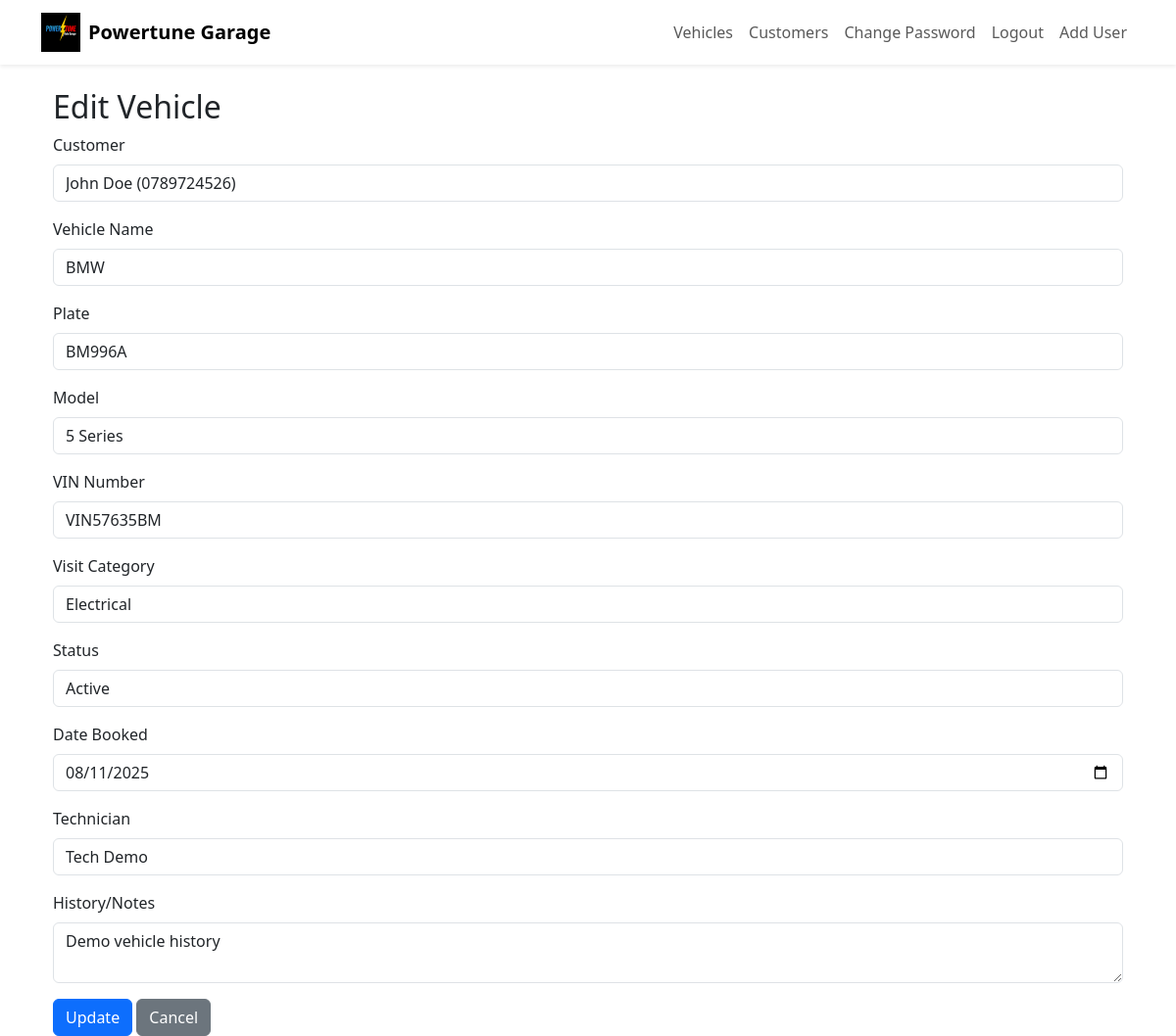
Screenshot of /vehicles/edit/1 (signed in) with the database file from the repository.
### app.py (models this page shows)
class Vehicle(db.Model):
    id = db.Column(db.Integer, primary_key=True)
    name = db.Column(db.String(100), nullable=False)  # Vehicle name
    model = db.Column(db.String(100), nullable=False)
    plate = db.Column(db.String(20), unique=True, nullable=False)
    vin_number = db.Column(db.String(100), nullable=True)
    type = db.Column(db.String(50), nullable=True)  # electrical, mechanical, or service
    status = db.Column(db.String(50), nullable=False)
    date_booked = db.Column(db.String(20), nullable=True)
    technician = db.Column(db.String(100), nullable=True)  # Technician working on vehicle
    history = db.Column(db.Text, nullable=True)  # Track work done
    customer_id = db.Column(db.Integer, db.ForeignKey('customer.id'), nullable=True)
    customer = db.relationship('Customer', backref='vehicles')

class Customer(db.Model):
    id = db.Column(db.Integer, primary_key=True)
    name = db.Column(db.String(100), nullable=False)
    phone = db.Column(db.String(20), nullable=False)
    email = db.Column(db.String(100), nullable=False)

### app.py (the view, shortened to what this page needs)
@app.route('/vehicles/edit/<int:vehicle_id>', methods=['GET', 'POST'])
@login_required
def edit_vehicle(vehicle_id):
    user = User.query.get(session['user_id'])
    if user.role != 'admin':
        flash('Only admin can edit vehicles.', 'danger')
        return redirect(url_for('vehicles'))
    v = Vehicle.query.get_or_404(vehicle_id)
    customers = Customer.query.all()
    if not customers:
        flash('Please add a customer first before editing a vehicle.', 'warning')
        return redirect(url_for('add_customer'))
    return render_template('edit_vehicle.html', vehicle=v, customers=customers)

### app.py (called while the page is built)
def login_required(f):
    from functools import wraps
    @wraps(f)
    def decorated_function(*args, **kwargs):
        if 'user_id' not in session:
            flash('Please log in to access this page.', 'warning')
            return redirect(url_for('login'))
        return f(*args, **kwargs)
    return decorated_function

### templates/edit_vehicle.html (shortened to what this page needs)
{% extends 'dashboard.html' %}
{% block content %}
<div class="container mt-4">
    <h2>Edit Vehicle</h2>
    <form method="post">
        <div class="mb-3">
            <label class="form-label">Customer</label>
            <select name="customer_id" class="form-control" required>
                {% for c in customers %}
                <option value="{{ c.id }}" {% if vehicle.customer_id == c.id %}selected{% endif %}>{{ c.name }} ({{ c.phone }})</option>
                {% endfor %}
            </select>
        </div>
        <div class="mb-3">
            <label class="form-label">Vehicle Name</label>
            <input type="text" name="name" class="form-control" value="{{ vehicle.name }}" required>
        </div>
        <div class="mb-3">
            <label class="form-label">Plate</label>
            <input type="text" name="plate" class="form-control" value="{{ vehicle.plate }}" required>
        </div>
        <div class="mb-3">
            <label class="form-label">Model</label>
            <input type="text" name="model" class="form-control" value="{{ vehicle.model }}" required>
        </div>
        <div class="mb-3">
            <label class="form-label">VIN Number</label>
            <input type="text" name="vin_number" class="form-control" value="{{ vehicle.vin_number }}">
        </div>
        <div class="mb-3">
            <label class="form-label">Visit Category</label>
            <select name="type" class="form-control" required>
                <option value="Electrical" {% if vehicle.type == 'Electrical' %}selected{% endif %}>Electrical</option>
            </select>
        </div>
        <div class="mb-3">
            <label class="form-label">Status</label>
            <input type="text" name="status" class="form-control" value="{{ vehicle.status }}" required>
        </div>
        <div class="mb-3">
            <label class="form-label">Date Booked</label>
            <input type="date" name="date_booked" class="form-control" value="{{ vehicle.date_booked }}">
        </div>
        <div class="mb-3">
            <label class="form-label">Technician</label>
            <input type="text" name="technician" class="form-control" value="{{ vehicle.technician }}">
        </div>
        <div class="mb-3">
            <label class="form-label">History/Notes</label>
            <textarea name="history" class="form-control">{{ vehicle.history }}</textarea>
        </div>
        <button type="submit" class="btn btn-primary">Update</button>
        <a href="{{ url_for('vehicles') }}" class="btn btn-secondary">Cancel</a>
    </form>
</div>
{% endblock %}

### rows the page displays
Vehicle: customer_id "John Doe (0789724526)", name "BMW", plate "BM996A", model "5 Series", vin_number "VIN57635BM", type "Electrical", status "Active", date_booked "08/11/2025", technician "Tech Demo", history "Demo vehicle history"
